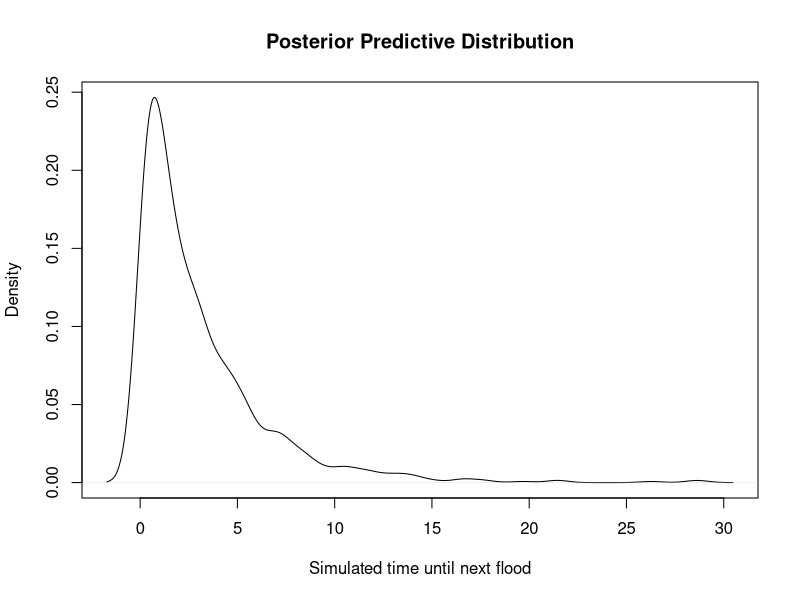

Write R code to recreate this figure.
## ---- chunk 1

alpha <- 1
beta  <- 1

y <- c(3.0, 2.2, 1.5, 4.2, 2.7)

n <- length(y)

alpha_post <- alpha + n
beta_post  <- beta  + sum(y)

cat("Posterior shape  =", alpha_post, "\n")
cat("Posterior rate   =", beta_post,  "\n")


Nsim <- 1000

lambda_samp <- rgamma(Nsim, shape = alpha_post, rate = beta_post)
y_pred      <- rexp(Nsim,  rate = lambda_samp)

plot(density(y_pred), 
     main = "Posterior Predictive Distribution",
     xlab = "Simulated time until next flood")
